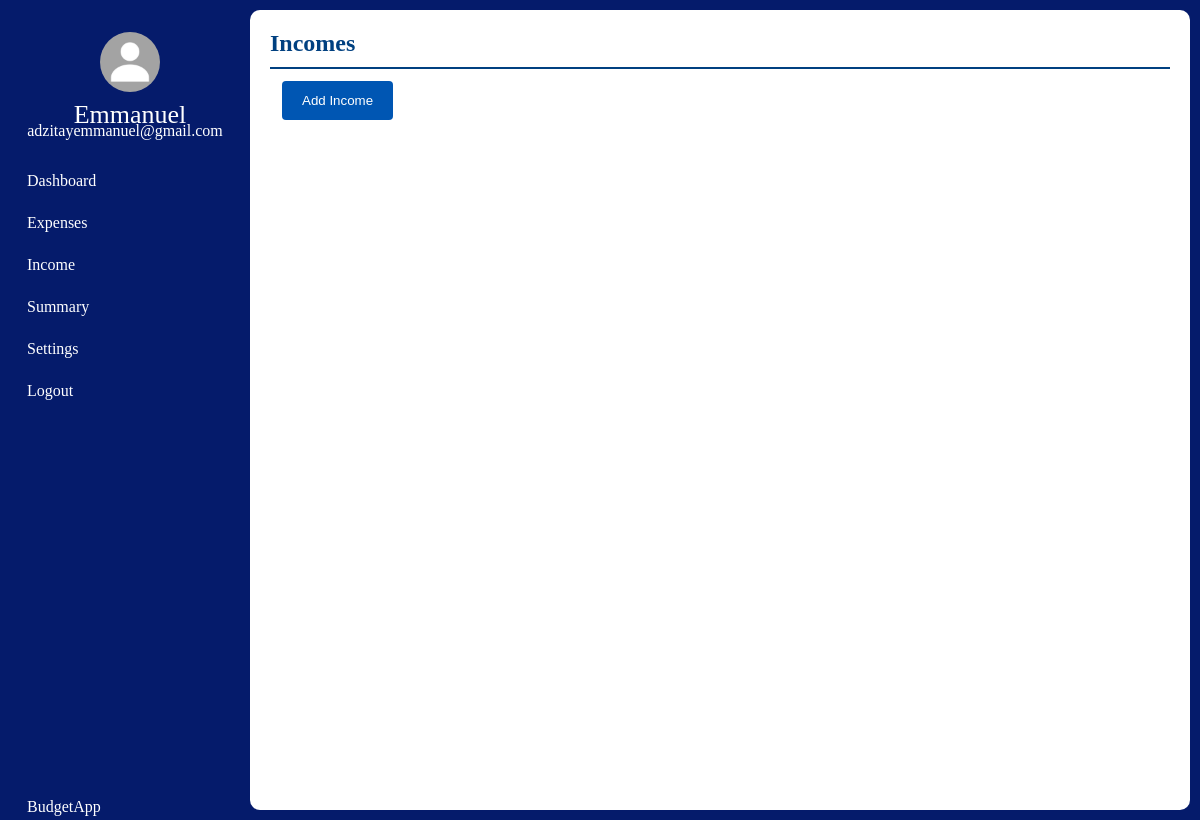
Before: /income/2 with the older database file.
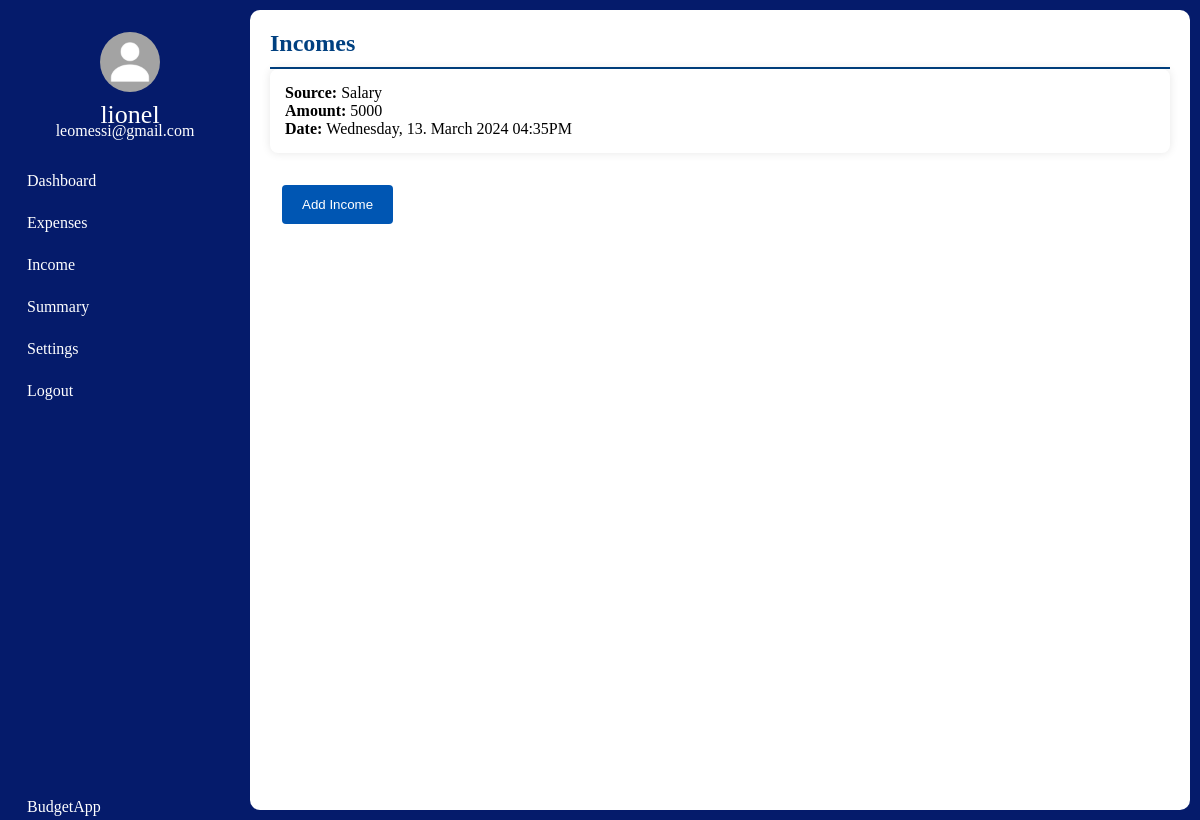
After: the same page with the newer database file.
### tables this page shows
CREATE TABLE User(
                id INTEGER PRIMARY KEY AUTOINCREMENT,
                User_First_Name TEXT NOT NULL,
                User_Last_Name TEXT NOT NULL,
                User_Email TEXT  UNIQUE NOT NULL,
                User_Password TEXT NOT NULL
                );

CREATE TABLE Incomes(
                id INTEGER PRIMARY KEY AUTOINCREMENT,
                Source TEXT NOT NULL,
                Income INTEGER NOT NULL,
                Date TEXT NOT NULL,
                MonthAndYear TEXT NOT NULL,
                Percent INTEGER NOT NULL,
                Color TEXT NOT NULL,
                User_id INTEGER NOT NULL,
                FOREIGN KEY (User_id) REFERENCES User (id)
                );

### app.py (the view)
@app.get("/income/<int:id>")
def income(id):
    db_connection = get_db()
    cursor = db_connection.cursor()
    cursor.execute("SELECT User_First_Name, User_Last_Name, User_Email FROM User WHERE id = ?", (id,))
    user_data = cursor.fetchone()
    first_name = user_data[0]
    user_email = user_data[2]
    entries = cursor.execute("SELECT User_First_Name,User_Email,Source, Income, Date FROM Incomes JOIN User on Incomes.User_id == User.id WHERE User_id = ?", (id,))
    return render_template("income.html", id=id, entries=entries, first_name=first_name, user_email=user_email)

### helper_functions.py (called while the page is built)
def get_db():
    connection = sqlite3.connect(DATABASE)
    return connection

### templates/income.html (shortened to what this page needs)
<!DOCTYPE html>
<html lang="en">
<head>
    <link rel="stylesheet" href="{{ url_for('static', filename='css/expenses_style.css') }}">
</head>
<body>
  <nav class="nav-bar">
    <ul>
        <li>
            <a href="#" class="logo">
                <div class="user-profile">
                    <img src="{{ url_for('static', filename='images/MyPassportPicture.jpg') }}" alt=""/>
                    <span class="nav-item">
                    {{ first_name }}<br>
                    </span>
                    <span class="email">{{ user_email }}</span>
                </div>
            </a>
        </li>
        <li>
            <a href="/dashboard/{{id}}">
                <span class="nav-item menu">
                    Dashboard
                </span>
            </a>
        </li>
        <li>
            <a href="/expenses/{{id}}">
                <span class="nav-item menu">
                    Expenses
                </span>
            </a>
        </li>
        <li>
            <a href="/income/{{id}}">
                <span class="nav-item active">
                    Income
                </span>
            </a>
        </li>
        <li>
            <a href="/summary/{{id}}">
                <span class="nav-item menu">
                    Summary
                </span>
            </a>
        </li>
        <li>
            <a href="/settings/{{id}}">
                <span class="nav-item menu">
                    Settings
                </span>
            </a>
        </li>
        <li>
            <a href="{{ url_for('logout') }}">
                <span class="nav-item menu">
                    Logout
                </span>
            </a>
        </li>
        <li>
            <a href="/dashboard" class="applogo">
                <span class="nav-item">
                    BudgetApp
                </span>
            </a>
        </li>
    </ul>
</nav>
<section>
  <div class="white" id="add__section">
    <div class="title">
        <h2>Incomes</h2>
    </div>
    <ul>
      {% for entry in entries %}
      <li id="entries">
        <strong>Source: </strong>{{ entry[2] }} <br>
        <strong>Amount: </strong>{{ entry[3] }} <br>
        <strong>Date: </strong>{{ entry[4] }}</li>
        {% endfor %}
      </ul>
      <a href="/addincome/{{id}}">
        <div class="button-container">
          <button type="submit" class="custom-button">Add Income</button>
        </div>
      </a>
    </div>
    </section>
</body>
</html>

Changed rows visible on the page:
changed User: User_First_Name "Emmanuel" → "lionel"; User_Email "adzitayemmanuel@gmail.com" → "leomessi@gmail.com"
now on this page (row edited): Incomes: Source "Salary", Income "5000", Date "Wednesday, 13. March 2024 04:35PM"
